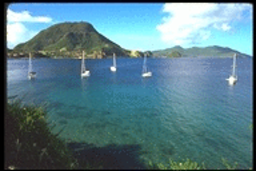
#> input picture BIMA/TME/TME8/Base/Paysages67.png, 256 x 171 px
$ jupyter execute --allow-errors TME8.ipynb   (older library calls are emulated)
#> lines starting #> are read from the running program, lines starting #| are printed output that depends on the picture; long printed decimals are rounded
# Practical work 8: Color quantification and search by content

In this practical work session, we will:

- Develop a color based descriptor that can be applied to every image in a database
- Use this color descriptor to create a method that searches images by content: the goal is to find the images that are the most similar to a query.

[cell 1]
# Load useful library

from PIL import Image
import matplotlib.pyplot as plt
import numpy as np
import scipy.signal
import scipy.ndimage
from skimage.color import rgb2hsv, hsv2rgb

# Usefull functions


def setColors(nH, nS, nV):
    """ int**3 -> Array[nH*nS*nV,3]*Array[nH,nS,nV,3]
        computes an RGB palette from a sampling of HSV values
    """
    pal1 = np.zeros((nH*nS*nV, 3))
    pal2 = np.zeros((nH, nS, nV, 3))
    tH, tS, tV = 1/(2*nH), 1/(2*nS), 1/(2*nV)

    idx = 0
    for i in range(nH):
        for j in range(nS):
            for k in range(nV):
                HSVval = np.array([[[i/nH + tH, j/nS + tS, k/nV + tV]]])
                pal1[idx, :] = hsv2rgb(HSVval)*255
                pal2[i, j, k, :] = hsv2rgb(HSVval)*255
                idx += 1
    return pal1, pal2


def viewQuantizedImage(I, pal, ax=None):
    """ Array*Array -> Array
        Display an indexed image with colors according to pal
    """
    Iview = np.empty(I.shape)
    n, m, c = I.shape
    for i in range(n):
        for j in range(m):
            h, s, v = I[i, j, :]
            Iview[i, j, :] = pal[np.int(h), np.int(s), np.int(v), :]
    print(Iview.max())
    if ax:
        ax.imshow(Iview/255)
    else:
        plt.imshow(Iview/255)
        plt.show()


# [39 lines left out: functions display5mainColors, display20bestMatches, not called in this run]

## Exercise 1: HSV histogram computation

Each image of the base will be represented by its color histogram in the HSV representation. We use the HSV representation rather that the RGB representation because it is a perceptual color space: two colors that look similar will have close HSV vectors.

1) Write a function ```iv = quantize(v,K)``` that returns the quantize interval of `v` considering a uniform quantization of values over the range $[0,1]$ with `K` evenly spaced intervals. For a image value v=1, the function will return K-1.

[cell 2]
def quantize(I, k):
    """ float*int -> int
    """
    if I == 1:
        return k-1
    else:
        return int(I*k)


# You can test your function with the following lines:
h = np.zeros((8))
for i in range(256):
    h[quantize(i/255., 8)] += 1
display(h)
assert (h == 32*np.ones((8))).all()

2) Write a function ```[Iq, histo] = quantizeImage(I,Nh,Ns,Nv)``` that takes as input one image I of size N x M x 3 in the HSV representation and the number of quantification interval needed for H, S and V.
    Your function will return:
 *    ```Iq```: the quantified image for each channel, of size N x M x 3
 *   ```hist```: a 3D histogram of size Nh x Ns x Nv that counts the number of pixel for each quantification bin (iH, iS, iV)

[cell 3]
def quantizeImage(I, nH, nS, nV):
    """ Array*int -> Array*Array
    """
    new_I = np.empty_like(I, dtype=int)
    hist = np.zeros((nH, nS, nV))
    l = [nH, nS, nV]
    for i in range(new_I.shape[0]):
        for j in range(new_I.shape[1]):
            new_I[i, j, 0] = quantize(I[i, j, 0], nH)
            new_I[i, j, 1] = quantize(I[i, j, 1], nS)
            new_I[i, j, 2] = quantize(I[i, j, 2], nV)
            hist[new_I[i, j, 0], new_I[i, j, 1], new_I[i, j, 2]] += 1
    return new_I, hist

3) Write a function ```normalized_histo = NormalizeHistL2(histo)``` that applies a normalization on the histogram ```histo``` according to the L2 norm.
The L2 norm of x can be computed using the function ```numpy.linalg.norm(x,2)```

[cell 4]
def normalize(H):
    """ Array -> Array"""
    return H/np.linalg.norm(H, 2)

4) Test of the HSV histogram on an image: Complete the following code with your functions in order to apply it on one of the images of the base. The code will follow the following steps:
   1. Open the image and convert it into HSV representation.
   2. Compute the color palette for the display using the given ```setColors(nH, nS, nV)``` function.
   3. Compute the quantization of the image then visualize the quantized image using ```viewQuantizedImage(I,pal) ```.
   4. Transform the 3D histogram into a 1D histogram, normalize it according to L2 norm then visualize it.
   5. Display the 5 most prevalent colors on the image using ```display5mainColors(histo, pal)```.

   You can try this on the image ```Paysages67.png```with ```nH = 12```, ```nS = 3```  and ```nV = 8``` and find a result similar to Figures 1, 2, 3, and 4.

<center>Figure 1: Paysage67.png</center>

<center>Figure 2: Paysage67.png quantized</center>

<center>Figure 3: Histogram of HSV image (288 bins)</center>

<center>Figure 4: 5 main colors</center>

[cell 5]
def hsv_hist(nH, nS, nV, nom, PathImage='./Base/'):
#> called with nH = 12, nS = 3, nV = 8, nom = 'Paysages67.png', PathImage = './Base/'
    filename = nom
    I = np.array(Image.open(PathImage + filename))
#> I is the input picture: shape (171, 256, 3); mean R, G, B 89.4, 125.4, 137
    I = I / 255.  # I values range in [0,1]

    fig, ax = plt.subplots(ncols=2, nrows=2, figsize=(10, 10))
    ax = ax.flatten()
    ax[0].imshow(I)
    ax[0].set_title("Image originale")

    # conversion RGB->HSV
    J = rgb2hsv(I)
#> J: shape (171, 256, 3) float64; mean of channels 0, 1, 2 0.483, 0.363, 0.55

    # color palette computation
    palette, palette2 = setColors(nH, nS, nV)

    # Image quantization (your function)
    Iq, histo = quantizeImage(J, nH, nS, nV)

    # Visualisation of quantized image
    viewQuantizedImage(Iq, palette2, ax=ax[1])
#| 239.0625
    ax[1].set_title("Quantized Image")

    # flat a 3D histogram to 1D
    histo = histo.flat

    # Histogram normalization (your function)
    histo = normalize(histo)
#> histo = 288 values, max 0.455 at index 156, min 0 at index 4, mean 0.0154

    ax[2].plot(histo)

    # Determine 5 more frequent colors
    idx_most_prevalent = (-histo).argsort()[:5]
#> idx_most_prevalent = [156, 155, 159, 131, 151]
    hsv_most_prevalent = [np.unravel_index(
        idx, (nH, nS, nV)) for idx in idx_most_prevalent]
#> hsv_most_prevalent = [(6, 1, 4), (6, 1, 3), (6, 1, 7), (5, 1, 3), (6, 0, 7)]

    # display5mainColors(histo, palette, ax=ax[3])
    mainColor = np.zeros((1, 9, 3), dtype=np.uint8) + 255
    idx = np.argsort(histo)
#> idx = 288 values, max 287 at index 143, min 0 at index 277, mean 143.5
    idx = idx[::-1]
#> idx = 288 values, max 287 at index 144, min 0 at index 10, mean 143.5
    for i, j in enumerate(np.arange(0, 9, 2)):
        mainColor[0, j, 0] = palette[idx[i], 0]
        mainColor[0, j, 1] = palette[idx[i], 1]
        mainColor[0, j, 2] = palette[idx[i], 2]
#> after the loop, mainColor = [[71, 125, 143], [255, 255, 255], [55, 97, 111], [255, 255, 255], [119, 209, 239], [255, 255, 255], [55, 111, 97], [255, 255, 255], [199, 229, 239]]
    ax[3].imshow(mainColor/255)
    ax[3].set_title('Top 5 colors')
    ax[3].axis('off')

    print(hsv_most_prevalent)
#| [(6, 1, 4), (6, 1, 3), (6, 1, 7), (5, 1, 3), (6, 0, 7)]


hsv_hist(12, 3, 8, 'Paysages67.png')
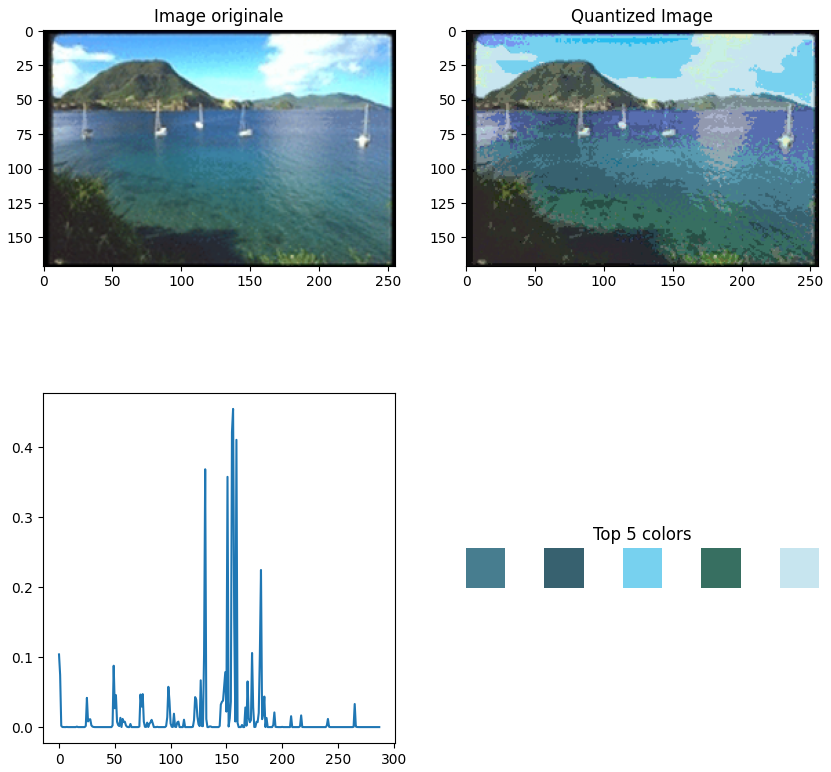
#> figure drawn by matplotlib, 4 panels; panel 3: curve peaks at x = 156, y = 0.455

5) Change the values of ```nH```, ```nS```  and ```nV``` and analyze the results. You can try with other images in the base.

[cell 6]
hsv_hist(32, 32, 32, 'Paysages67.png')
#| 251.016
#| [(0, 0, 0), (18, 20, 31), (14, 13, 12), (15, 14, 13), (16, 8, 31)]
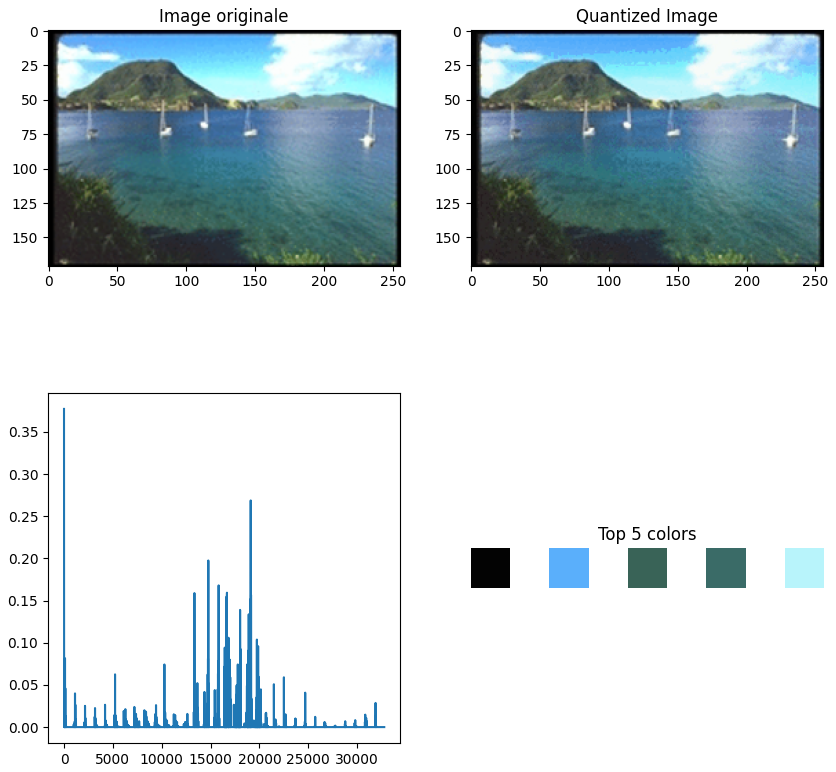
#> figure drawn by matplotlib, 4 panels; panel 3: curve peaks at x = 0, y = 0.377

[cell 7]
hsv_hist(3, 3, 3, 'Paysages67.png')
#| 212.500
#| [(1, 1, 1), (1, 0, 2), (1, 1, 2), (0, 0, 0), (1, 0, 1)]
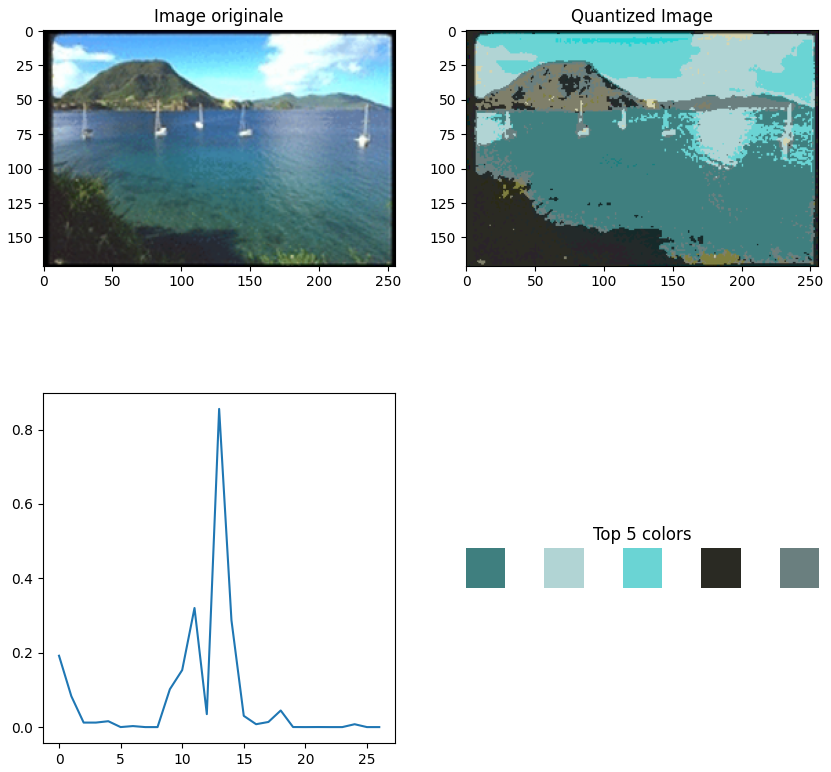
#> figure drawn by matplotlib, 4 panels; panel 3: curve peaks at x = 13, y = 0.856

6) What can you say about the results?

**Intrusting**

**nH,nS,nV modify the number of bin created by color channel**

## Exercise 2: Similarity between images:

In this exercice, we will compute a measure of similarity between two images from the normalized histogram. This measure of similarity will be used in order to find images that are the most similar to a given image.

### Question 2.1:  Computation of the histograms for the whole base

Complete the following script to compute the histograms for every image in the base. As the computation can take a lot of time, we will do it only one time and store the result in ```ListHisto.mat```. The results will be stored as a ```N x M``` array ```listHisto``` with ```N = 1040``` and ```M = nH x nS x nV ```. We will also save the names of the images as ```listImage```

Set ```bcomputed = False``` for the first run to compute the database histograms and then set it to 1.

[cell 8]
import os
from scipy.io.matlab import loadmat, savemat
from tqdm import tqdm

#####

pathImage = './Base/'
pathDescriptors = './'

# Quantization HSV
nH = 12
nS = 3
nV = 8

bcomputed = 1  # Set to False to compute the histogramm database
if not bcomputed:
    listImage = os.listdir(pathImage)
    listImage = np.sort(listImage)
    listImage = np.char.strip(listImage)
    listHisto = []
    print('Histogram database computation ... it may take a while ...')
    for imageName in tqdm(listImage):
        if os.path.isfile(pathImage+imageName) and imageName[-4:] == '.png':
            # read image
            I = np.array(Image.open(pathImage+imageName)) / 255.

            # conversion RGB->HSV
            J = rgb2hsv(I)
            # Image quantization (your function tested in Exo 1)
            _, histo = quantizeImage(J, nH, nS, nV)

            # flat a 3D histogram in 1D
            histo = histo.flatten()

            # Normalize histogramme (your function tested in Exo 1)
            listHisto.append(normalize(histo))

    print(len(listHisto), "histograms computed")
    nomList = pathDescriptors+'ListHisto.mat'
    savemat(nomList, {'listHisto': np.array(listHisto),
                      'listImage': listImage})
else:
    print("Histogram database computation already done.")

### Question 2.2: Computation of the similarity between every images in the base.

   1. Write a function ```similarityMatrix()``` or a script that performs the similarity computation for every pair of images in the base from the histograms stored in ```listHisto``` and store the result in a ```1024 x 1024``` matrix ```S```. It is possible to make the operation much faster by using only one matrix operation.

#> (a cell that did not finish here is left out)

#> (a cell that did not finish here is left out)

2. Display the matrix `S`  as an image. What can we say about this it ?

#> (a cell that did not finish here is left out)

Your answer: ..................

**En triant les images par ordre alphabétique pour qu'elle le soit également dans la matrice `S`, on peut clairement voir les groupes d'image similaire**

3. Assuming `S` is already computed and using function `display20bestMatches()`, test on the image `Liontigre1.png` (indexQuery = 349). You should obtain something similar to Figure 5.

<center>Figure 5: 20 best matches of image 'Liontigre1.png'</center>

[cell 12]
indexQuery = 349
#> (the rest of this cell did not finish here and is left out)

4. Assuming `S` is already computed, generate a random query (an integer in range $[0, 1030]$), and display the 20 best matches.

[cell 13]
import random
#> (the rest of this cell did not finish here and is left out)

5. What can you say about the results ? What are the limitations and the advantages of this method ?

Your answer: ..........

**Parfois c'est bien, parfois ça n'a aucun sens**

**Mais il y a beaucoup d'autre possibilité, que ça soit pour les paramètres nH, nS, nV, ou pour la méthode de comparaison d'histogramme**

**D'après [ce post](https://stats.stackexchange.com/questions/7400/how-to-assess-the-similarity-of-two-histograms/151362#151362) il y a beaucoup de distance possible pour comparer les histogrames. Pour toutes les tester, il faudrait avoir une sorte de scoring, je vais utiliser les noms des fichier comme $y$ et faire un set de test.**

**Créons un set de test**

[cell 14]
import pandas as pd

def strip_name(file_name):
    # Ours__00
    # Voitures0
    # Voitures00
    # Voitures000
    name = file_name[:-4]
    class_name = "Empty"
    if name[:4] == "Ours":
        class_name = "Ours"
    else:
        try:
            a = int(name[-3])
            class_name = name[:-3]
        except:
            try:
                a = int(name[-2])
                class_name = name[:-2]
            except:
                class_name = name[:-1]
    return class_name


imageList = os.listdir('./Base')
d = {}
for file_name in imageList:
    class_name = strip_name(file_name)
    try:
        d[class_name] += 1
    except:
        d[class_name] = 0
# n = len(imageList)
# for key in d.keys():
#     d[key] /= n
d = pd.Series(d).sort_values(ascending=False)
d

Je vais tester sur les classes avec beaucoup d'exemple. En prenant les 5 première et en demandant 20 exemples semblable et vérifier les classes de ces 20 exemples semblables.

[cell 15]
x_test = []
for key in d.index[:10]:  # pour les 10 premières classe
    for i in range(10):  # Je prend les 10 premières images
        file_name = key+str(i)+'.png'
        if os.path.isfile("./Base/" + file_name):
            x_test.append(file_name)
x_test

[cell 16]
from icecream import ic


# [16 lines left out: function score20bestMatches, not called in this run]


#> (the rest of this cell did not finish here and is left out)

Scoring done ✅

[cell 17]
# [5 lines left out: function eval_test, not called in this run]

#> (the rest of this cell did not finish here and is left out)

[cell 18]
# [26 lines left out: function train, not called in this run]

[cell 19]
import logging
import threading
import time
format = "%(asctime)s: %(message)s"
logging.basicConfig(format=format, level=logging.INFO,
                    datefmt="%H:%M:%S")

threads = list()
for nH in range(5, 16, 5):
    for nS in range(5, 16, 5):
        for nV in range(5, 16, 5):
            x = threading.Thread(target=train, args=(nH, nS, nV,))
            threads.append(x)

$ run again, with BIMA/TME/TME8/Base/Paysages101.png copied over BIMA/TME/TME8/Base/Paysages67.png
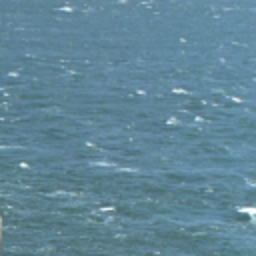
#> input picture BIMA/TME/TME8/Base/Paysages101.png, 256 x 256 px
#> in hsv_hist, I is the input picture: shape (256, 256, 3); mean R, G, B 96.4, 134.1, 151.7
#> J: shape (256, 256, 3) float64; mean of channels 0, 1, 2 0.552, 0.365, 0.595
#| 239.0625
#> histo = 288 values, max 0.947 at index 156, min 0 at index 0, mean 0.00506
#> idx_most_prevalent = [156, 157, 148, 149, 155]
#> hsv_most_prevalent = [(6, 1, 4), (6, 1, 5), (6, 0, 4), (6, 0, 5), (6, 1, 3)]
#> in hsv_hist, `idx = np.argsort(histo)`: idx = 288 values, max 287 at index 200, min 0 at index 199, mean 143.5
#> in hsv_hist, `idx = idx[::-1]`: idx = 288 values, max 287 at index 87, min 0 at index 88, mean 143.5
#> after the loop in hsv_hist, `for i, j in enumerate(np.arange(0, 9, 2)):`: mainColor = [[71, 125, 143], [255, 255, 255], [87, 153, 175], [255, 255, 255], [119, 137, 143], [255, 255, 255], [146, 168, 175], [255, 255, 255], [55, 97, 111]]
#| [(6, 1, 4), (6, 1, 5), (6, 0, 4), (6, 0, 5), (6, 1, 3)]
#| 251.016
#| [(17, 12, 19), (17, 12, 18), (17, 11, 18), (17, 11, 17), (17, 11, 19)]
#> `[cell 6] hsv_hist(32, 32, 32, 'Paysages67.png')`:
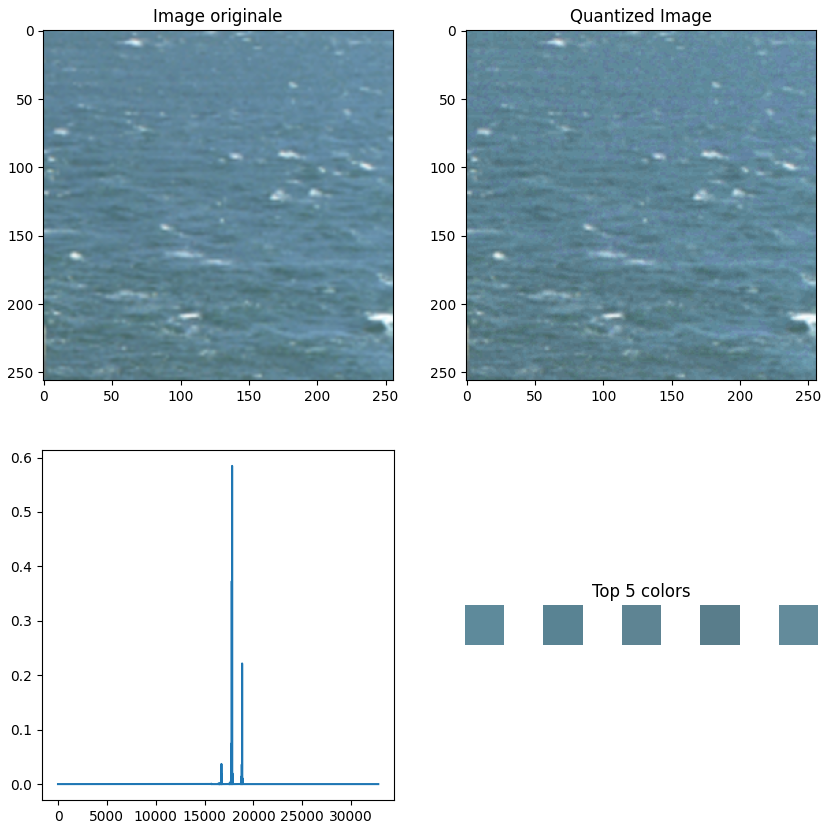
#> figure drawn by matplotlib, 4 panels; panel 3: curve peaks at x = 17811, y = 0.585
#| 212.500
#| [(1, 1, 1), (1, 0, 1), (1, 1, 2), (1, 0, 2), (0, 0, 1)]
#> `[cell 7] hsv_hist(3, 3, 3, 'Paysages67.png')`:
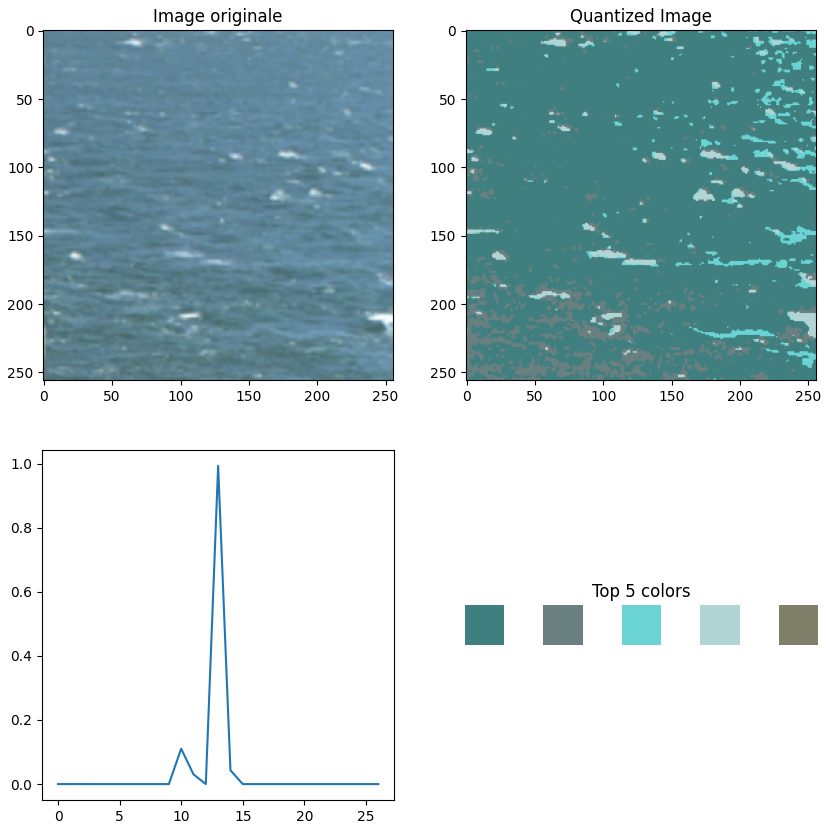
#> figure drawn by matplotlib, 4 panels; panel 3: curve peaks at x = 13, y = 0.993
